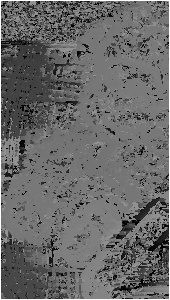
#> input picture exercises/exercise5/my_exp/nccDepth3x3.jpg, 170 x 300 px, given in place of im0.png, which was not available
$ python flowers1.py   (Python 2 division)   (older library calls are emulated)
#> lines starting #> are read from the running program, lines starting #| are printed output that depends on the picture; pictures that were not available may be replaced by others from this repository, and a replacement may not be noted
import cv2 as cv
import numpy as np
import numpy.linalg as linalg
import scipy.io as io
import os
import sys

# Global varialbles

"""
Since the dataset is of high resolution we will work with reduced version.
You can choose the reduction factor using the SCALE_FACTOR variable.
"""
SCALE_FACTOR = 3

"""
Since our stereo matching  algorithms is going to be slow we will reconstruct only part of the scene.
You can limit the section to be reconstructed using the following two tuples
-- For the whole image use
H_BOUND = (0, 660)
W_BOUND = (0, 960)

-- To experiment faster use the a smaller range like
H_BOUND = (350, 650)
W_BOUND = (60, 230)
"""
H_BOUND = (350, 650)
W_BOUND = (60, 230)

# Minimum and Maximum disparies(dataset specific parameters)
DISPARITY_BOUND = (int(31/SCALE_FACTOR), int(257/SCALE_FACTOR))
# Disparity offset: pixel difference in c_x1-c_x2 of the two cameras
DOFFS = (1307.839/SCALE_FACTOR - 1176.728/SCALE_FACTOR)
# Focal length
F = 3997.684/SCALE_FACTOR
BASELINE=193.001

K_LEFT = np.asarray([[3997.684/SCALE_FACTOR, 0, 1176.728/SCALE_FACTOR], [0, 3997.684/SCALE_FACTOR, 1011.728/SCALE_FACTOR], [0, 0, 1]])
K_RIGHT = np.asarray([[3997.684/SCALE_FACTOR, 0, 1307.839/SCALE_FACTOR], [0, 3997.684/SCALE_FACTOR, 1011.728/SCALE_FACTOR], [0, 0, 1]])

SIMILARITY_MERTIC = 'ncc'
# SIMILARITY_MERTIC = 'ssd'

# Outlier Filtering Threshold,
# You can test other values, too
# This is usually a parameter which you have to select carefully for each dataset
#
O_F_THRESHOLD = 3

# Patch Size
# TODO: Experiment with other values like 3, 13, 17 and observe the result
K_SIZE = 7

# Give a folder name for your experiment to keep results of each trial separate
EXP_NAME = 'my_exp/'
if not os.path.exists('mkdir ./' + EXP_NAME):
	os.system('mkdir ./' + EXP_NAME)

# The following three variables will be used by the ply creation function,
pre_text1 = """ply
format ascii 1.0"""
pre_text2 = "element vertex "
pre_text3 = """property float x
property float y
property float z
end_header"""
# [22 lines left out: function ply_creator, not called in this run]
"""
sub_pixel_crop() and pixel_interpolate(): are provided incase you want to do sub pixel matching.
sub_pixel_crop() will allow you to crop a patch centered at a floating point location like (10.89, 3.88).
Even if you are not cropping at sub pixel locations you can use them.
"""
# [32 lines left out: functions pixel_interpolate, sub_pixel_crop, not called in this run]

def copy_make_border(img, K_SIZE):
	"""
	Patches/windows centered at the border of the image need additional padding of size K_SIZE/2
	This function applies cv.copyMakeBorder to extend the image by K_SIZE/2 in top, bottom, left and right part of the image
	"""
	offset = np.int(K_SIZE/2.0)
	return cv.copyMakeBorder(img, top=offset, bottom=offset, left=offset, right=offset, borderType=cv.BORDER_REFLECT)

# [69 lines left out: functions write_depth_to_image, depth_to_3d, is_outlier, disparity_to_depth, ncc, ssd, not called in this run]

def stereo_matching(img_left, img_right, K_SIZE, disp_per_pixel):
	"""
    TODO
    This is the main function that you have to write.
    For the region of the left image delimited by H_BOUND and H_BOUND, this section should do the following.
        1. Compute Depth-Map and save it as a gray scale
        2. Create point cloud by giving depth map to depth_to_3d() function.
        3. Using ply_creator(), save point cloud:
    Note that: the left and right_images are padded; by int(K_SIZE/2) on the left, right, top and bottom.
    """
    # TASKs:
    # Iterate over every pixel of the left image (with in the region bounded by H_BOUND and W_BOUND), (lets denote a sample as P_x_y)
        # For every P_x_y:
         # compute disparity using ncc cost metric
         # Convert disparity to depth, use disparity_to_depth()
         # Convert depth to point cloud, use depth_to_3d()
    # Save point clouds as .ply and depth as .png files
	disparties= np.zeros((H_BOUND[1] - H_BOUND[0],W_BOUND[1]- W_BOUND[0]))
	depths = np.zeros((H_BOUND[1]- H_BOUND[0],W_BOUND[1]-W_BOUND[0]))
	for i in range (H_BOUND[0],H_BOUND[1]):
		for j in range(W_BOUND[0],W_BOUND[1]):
			left_pixel = np.mean(np.array(img_left[i][j]))
			match_diff = sys.maxint
			disparity = sys.maxint
			for z in range(j-DISPARITY_BOUND[1],j-DISPARITY_BOUND[0]):
				right_pixel = np.mean(np.array(img_right[i][z]))
				pixel_diff = linalg.norm(np.absolute(np.subtract(left_pixel,right_pixel)))
				pixel_diff = np.absolute(left_pixel-right_pixel)
				#print pixel_diff
				if pixel_diff< match_diff:
					match_diff = pixel_diff
					disparity = abs(z-j)

			disparties[i-H_BOUND[0]][j-W_BOUND[0]]  =disparity
			depths[i-H_BOUND[0]][j-W_BOUND[0]] = disparity_to_depth(disparity)

	cv.imwrite(EXP_NAME+"pixelDisparity.jpg",disparties)
	write_depth_to_image(depths, EXP_NAME+"pixelDepth.jpg")
	#raise NotImplementedError
	return True

def main():
	# Set parameters
	# Use 1: for pixel-wise disparity
	# Optional: you can try to use sub-pixel level disparity, using, disp_per_pixel = n, n>1
    # Do not try this until you see the result for n=1
	disp_per_pixel = 1
	# Read images and expand borders
	# load Left image
	l_file = './data/flowers_perfect/im0.png'
	l_im = cv.imread(l_file)
#> l_im is the input picture: shape (300, 170, 3); min 0, max 255, mean 104.9
	resized_l_img = cv.pyrDown(l_im, SCALE_FACTOR)
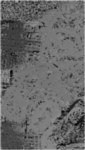
#> resized_l_img: shape (150, 85, 3); min 5, max 204, mean 104
	left_img = copy_make_border(resized_l_img, K_SIZE)
#> in copy_make_border, `return cv.copyMakeBorder(img, top=offset, bottom=offset, left=offset, ..`:
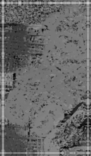
#> returned value: shape (156, 91, 3); min 5, max 204, mean 105
	# load Right image
	r_file = './data/flowers_perfect/im1.png'
	r_im = cv.imread(r_file)
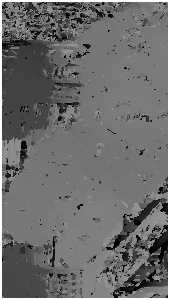
#> input picture exercises/exercise5/my_exp/nccDepth5x5.jpg, 170 x 300 px, given in place of im1.png, which was not available
#> r_im is the input picture: shape (300, 170, 3); min 0, max 255, mean 109.3
	resized_r_img = cv.pyrDown(r_im, SCALE_FACTOR)
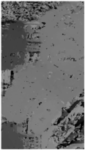
#> resized_r_img: shape (150, 85, 3); min 3, max 252, mean 109.1
	right_img = copy_make_border(resized_r_img, K_SIZE)
#> call 2 of copy_make_border, with K_SIZE = 7
#> in copy_make_border (call 2), `return cv.copyMakeBorder(img, top=offset, bottom=offset, left=offset, ..`:
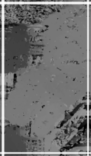
#> returned value: shape (156, 91, 3); min 3, max 252, mean 113.2
	# TODO: #1 fill in the stereo_matching() function called below
	dummy = stereo_matching(left_img, right_img, K_SIZE, disp_per_pixel)
#> after the loop in stereo_matching, `for i in range (H_BOUND[0],H_BOUND[1]):`: depths: shape (300, 170) float64; every value is 0
#> (the run stopped early here; a loop or call above may not have finished)
